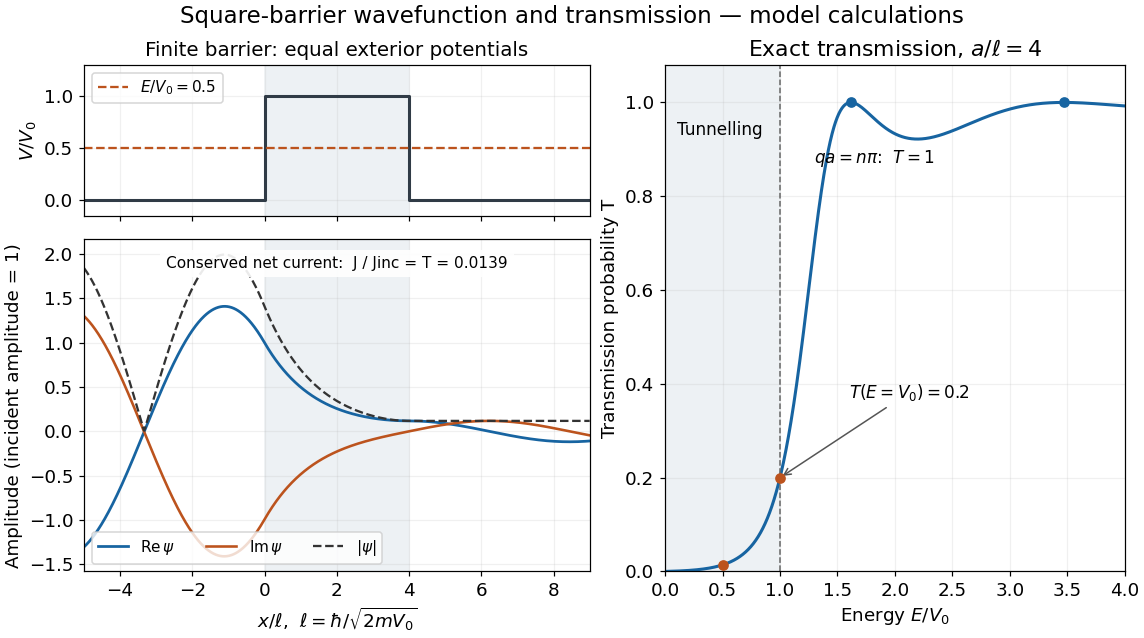

This chart was generated by the following Python code:
"""Matched square-barrier wavefunction and exact transmission; no measured data.

Tested with Python 3.14, NumPy 2.3.5, Matplotlib 3.10.7.
Run from _media with MPLBACKEND=Agg; writes matching basename to CWD.
"""

from pathlib import Path

import matplotlib.pyplot as plt
import numpy as np


def transmission(energy, width):
    """V0=1, length unit hbar/sqrt(2*m*V0); continuous at energy=1."""
    energy = np.asarray(energy, dtype=float)
    delta = energy - 1.0
    factor = np.full_like(energy, width**2)
    below, above = delta < 0, delta > 0
    factor[below] = np.sinh(width * np.sqrt(-delta[below]))**2 / (-delta[below])
    factor[above] = np.sin(width * np.sqrt(delta[above]))**2 / delta[above]
    return 1.0 / (1.0 + factor / (4.0 * energy))


def matched_coefficients(energy, width):
    """Solve four interface conditions independently of transmission formula."""
    k = np.sqrt(energy)
    s = np.sqrt(complex(1.0 - energy))
    ep, em, et = np.exp(s * width), np.exp(-s * width), np.exp(1j * k * width)
    matrix = np.array([[1, -1, -1, 0], [-1j*k, -s, s, 0],
                       [0, ep, em, -et], [0, s*ep, -s*em, -1j*k*et]], complex)
    return np.linalg.solve(matrix, np.array([-1, -1j*k, 0, 0], complex))


def main():
    plt.rcParams.update({"font.size": 12, "font.family": "DejaVu Sans"})
    width, energy = 4.0, 0.5
    k, decay = np.sqrt(energy), np.sqrt(1-energy)
    r, a, b, t = matched_coefficients(energy, width)
    exact = float(transmission(energy, width))
    assert abs(abs(t)**2-exact) < 1e-12
    assert abs(abs(r)**2+abs(t)**2-1) < 1e-12
    x = np.linspace(-5, 9, 1600)
    psi = np.empty_like(x, complex)
    derivative = np.empty_like(x, complex)
    left, inside, right = x < 0, (x >= 0) & (x <= width), x > width
    psi[left] = np.exp(1j*k*x[left])+r*np.exp(-1j*k*x[left])
    derivative[left] = 1j*k*(np.exp(1j*k*x[left])-r*np.exp(-1j*k*x[left]))
    psi[inside] = a*np.exp(decay*x[inside])+b*np.exp(-decay*x[inside])
    derivative[inside] = decay*(a*np.exp(decay*x[inside])-b*np.exp(-decay*x[inside]))
    psi[right] = t*np.exp(1j*k*x[right])
    derivative[right] = 1j*k*psi[right]
    assert np.max(np.abs(np.imag(psi.conj()*derivative)/k-exact)) < 1e-12
    fig = plt.figure(figsize=(10.4, 5.8), facecolor="white", layout="constrained")
    grid = fig.add_gridspec(2, 2, height_ratios=(1, 2.2), width_ratios=(1.1, 1))
    potential = fig.add_subplot(grid[0, 0])
    wave = fig.add_subplot(grid[1, 0], sharex=potential)
    probability = fig.add_subplot(grid[:, 1])
    blue, orange = "#1764a1", "#bc531d"
    for ax in (potential, wave):
        ax.axvspan(0, width, color="#edf1f4")
        ax.set_xlim(-5, 9)
        ax.grid(alpha=0.18)
    potential.plot([-5, 0, 0, width, width, 9], [0, 0, 1, 1, 0, 0], color="#303b46", lw=2)
    potential.axhline(energy, color=orange, ls="--", label=r"$E/V_0=0.5$")
    potential.set_ylim(-0.15, 1.3)
    potential.set_ylabel(r"$V/V_0$")
    potential.tick_params(labelbottom=False)
    potential.legend(loc="upper left", fontsize=10)
    potential.set_title("Finite barrier: equal exterior potentials", fontsize=13)
    wave.plot(x, psi.real, color=blue, lw=1.8, label=r"$\mathrm{Re}\,\psi$")
    wave.plot(x, psi.imag, color=orange, lw=1.7, label=r"$\mathrm{Im}\,\psi$")
    wave.plot(x, np.abs(psi), color="#333333", ls="--", lw=1.5, label=r"$|\psi|$")
    wave.set_ylabel("Amplitude (incident amplitude = 1)")
    wave.set_xlabel(r"$x/\ell$,  $\ell=\hbar/\sqrt{2mV_0}$")
    wave.legend(loc="lower left", ncol=3, fontsize=10)
    wave.text(0.5, 0.95, f"Conserved net current:  J / Jinc = T = {exact:.4f}",
              transform=wave.transAxes, ha="center", va="top", fontsize=10,
              bbox={"facecolor": "white", "edgecolor": "none", "alpha": 0.9})
    energies = np.r_[np.linspace(0.02, 0.9999, 650), 1.0, np.linspace(1.0001, 4, 1100)]
    probabilities = transmission(energies, width)
    probability.plot(energies, probabilities, color=blue, lw=2)
    probability.axvspan(0, 1, color="#edf1f4")
    probability.axvline(1, color="#666666", ls="--", lw=1)
    probability.scatter([energy, 1], [exact, float(transmission(1, width))], color=orange, zorder=4)
    resonances = 1+(np.arange(1, 3)*np.pi/width)**2
    probability.scatter(resonances, np.ones_like(resonances), color=blue, zorder=4)
    probability.text(0.1, 0.93, "Tunnelling", fontsize=11)
    probability.text(1.3, 0.87, r"$qa=n\pi$:  $T=1$", fontsize=11)
    probability.annotate(r"$T(E=V_0)=0.2$", xy=(1, 0.2), xytext=(1.6, 0.37),
                         arrowprops={"arrowstyle": "->", "color": "#555555"}, fontsize=11)
    probability.set(xlim=(0, 4), ylim=(0, 1.08), xlabel=r"Energy $E/V_0$",
                    ylabel="Transmission probability T", title=r"Exact transmission, $a/\ell=4$")
    probability.grid(alpha=0.18)
    fig.suptitle("Square-barrier wavefunction and transmission — model calculations", fontsize=15)
    fig.savefig(Path.cwd()/(Path(__file__).stem+".png"), dpi=110, facecolor="white")
    plt.close(fig)


if __name__ == "__main__":
    main()
